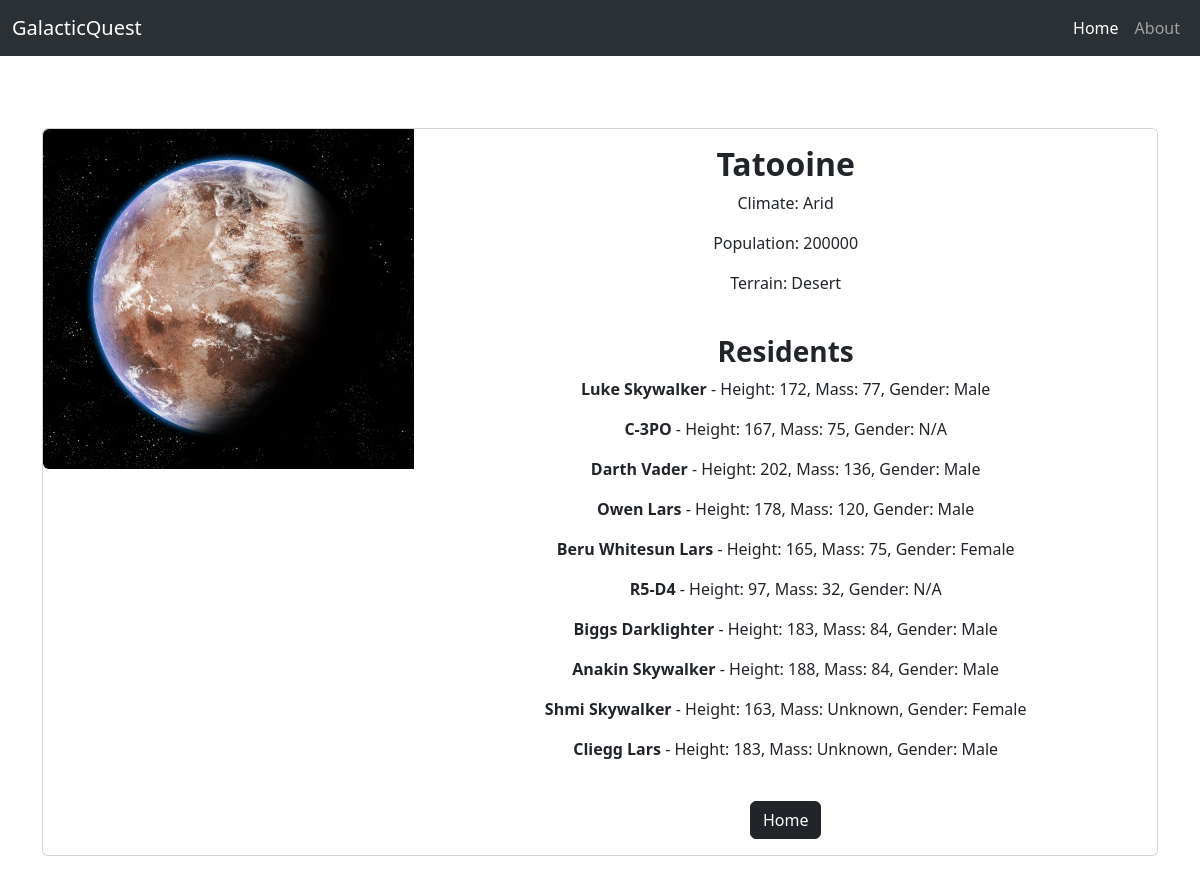
/detail/1, run on the app's committed database.
### planets/models.py (models this page shows, shortened)
class Planet(models.Model):
    name = models.CharField(max_length=100)
    climate = models.CharField(max_length=100)
    population = models.CharField(max_length=100)
    terrain = models.CharField(max_length=100)
    image = models.ImageField(upload_to='planet_images/', null=True, blank=True)

class Resident(models.Model):
    name = models.CharField(max_length=100)
    height = models.CharField(max_length=100)
    mass = models.CharField(max_length=100)
    gender = models.CharField(max_length=100)
    planet = models.ForeignKey(Planet, on_delete=models.CASCADE, related_name='residents')

### planets/views.py (the view)
# urls.py: path('detail/<int:planet_id>', views.detail, name='detail'),
def detail(request, planet_id):
    planet = Planet.objects.get(id=planet_id)
    residents = Resident.objects.filter(planet_id=planet_id)
    return render(request, 'detail.html', {'planet': planet, 'residents': residents})

### planets/templates/detail.html (shortened to what this page needs)
{% extends 'base.html' %}
{% block content %}
<div class="container">
    <br/>
    <br/>
    <div class="card mb-3">
      <div class="row g-0">
        <div class="col-md-4">
          <img src="{{ planet.image.url }}" class="img-fluid rounded-start" alt="..." width="600" height="600">
        </div>
        <div class="col-md-8">
          <div class="card-body">
            <center>
                <h2 class="fw-bolder">{{planet.name}}</h2>
                <p class="card-text">Climate: {{ planet.climate }}</p>
                <p class="card-text">Population: {{ planet.population }}</p>
                <p class="card-text">Terrain: {{ planet.terrain }}</p>
                <h3 class="fw-bolder">Residents</h3>
                {% if residents %}
                {% for resident in residents %}
                <p><strong>{{ resident.name }}</strong> - Height: {{ resident.height }}, Mass: {{ resident.mass }}, Gender: {{ resident.gender }}</p>
                {% endfor %}
              {% else %}
              <p class="card-text">No Residents Exist on this Planet!!!!</p>
              {% endif %}
                <a href="{% url 'home' %}" class="btn btn-dark">Home</a>
            </center>
          </div>
        </div>
      </div>
    </div>
    </div>
{% endblock %}

### planets/templates/base.html (shortened to what this page needs)
{% load static %}
<!DOCTYPE html>
<html lang="en">
<head>
    <link href="{% static 'css/style.css' %}" rel="stylesheet" />
    <link href="https://cdn.jsdelivr.net/npm/bootstrap@5.3.3/dist/css/bootstrap.min.css" rel="stylesheet">
    <link href="https://cdn.jsdelivr.net/npm/bootstrap-icons@1.5.0/font/bootstrap-icons.css" rel="stylesheet" />
</head>
<body background = "https://wallpaperaccess.com/full/1761347.jpg">
    <nav class="navbar navbar-expand-lg bg-body-tertiary " data-bs-theme="dark">
        <div class="container-fluid">
          <a class="navbar-brand" href="#">GalacticQuest</a>
          <div class="collapse navbar-collapse" id="navbarNavAltMarkup">
            <div class="navbar-nav ms-auto">
              <a class="nav-link active" aria-current="page" href="{% url 'home' %}">Home</a>
              <a class="nav-link" href="{% url 'about' %}">About</a>
            </div>
          </div>
        </div>
      </nav>
    {% block content %}
    {% endblock %}
</body>
</html>

### static/css/style.css (style rules this page uses)
p { text-transform: capitalize; }

### data on the page
Planet: image (picture), name "Tatooine", climate "Arid", population "200000", terrain "Desert"
Resident: name "Luke Skywalker", height "172", mass "77", gender "Male"
Resident: name "C-3PO", height "167", mass "75", gender "N/A"
Resident: name "Darth Vader", height "202", mass "136", gender "Male"
Resident: name "Owen Lars", height "178", mass "120", gender "Male"
Resident: name "Beru Whitesun Lars", height "165", mass "75", gender "Female"
Resident: name "R5-D4", height "97", mass "32", gender "N/A"
Resident: name "Biggs Darklighter", height "183", mass "84", gender "Male"
Resident: name "Anakin Skywalker", height "188", mass "84", gender "Male"
Resident: name "Shmi Skywalker", height "163", mass "Unknown", gender "Female"
Resident: name "Cliegg Lars", height "183", mass "Unknown", gender "Male"
